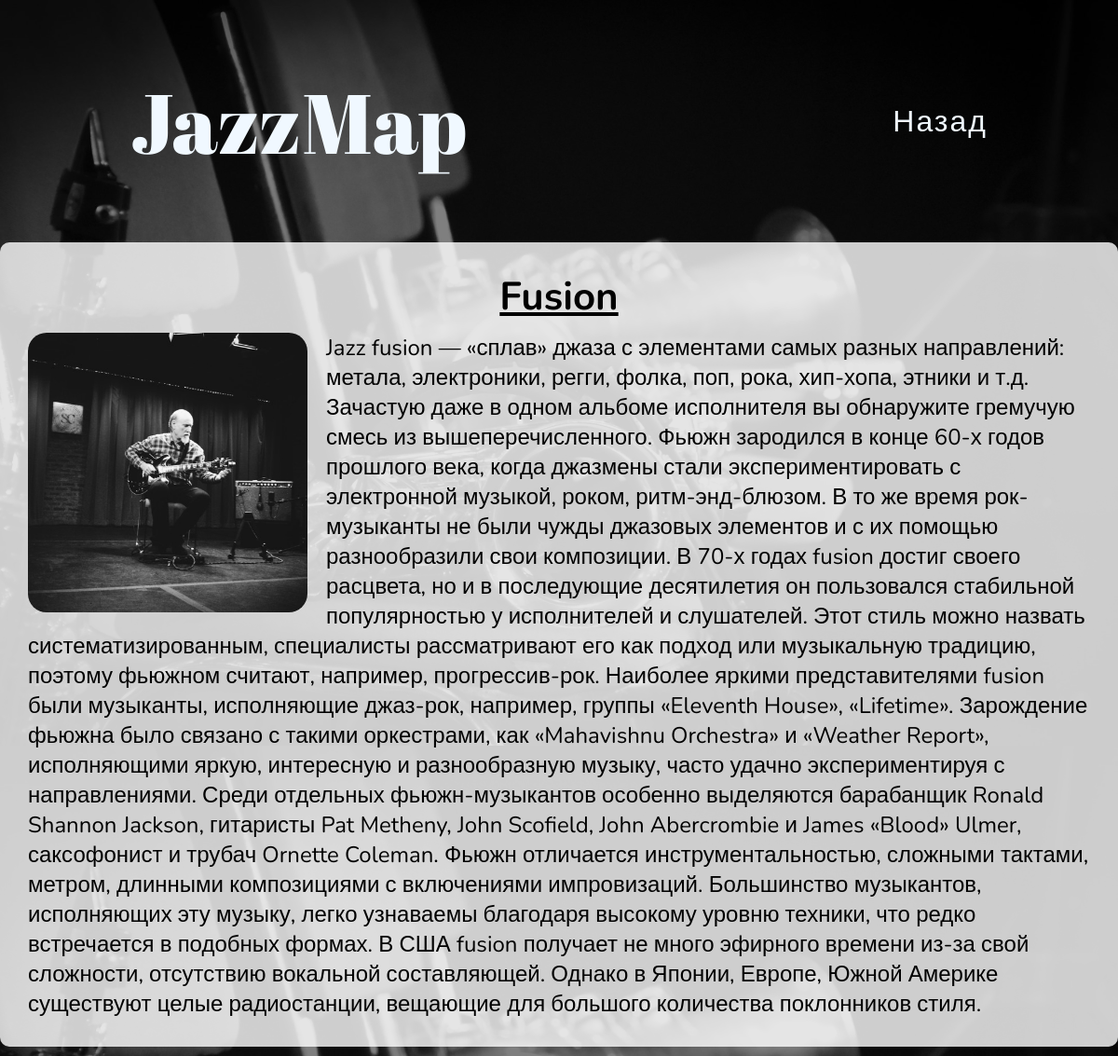
Screenshot of /genres/fusion/ with the database file from the repository.
### genres/models.py (models this page shows, shortened)
class Genre(models.Model):
    name = models.CharField(max_length=30, null=False, verbose_name="Название")
    image = models.ImageField(upload_to=f'genres/images/', null=False, verbose_name="Изображение")
    text = models.TextField(null=False, verbose_name="Статья")
    slug = models.SlugField(max_length=200, unique=True, blank=True, null=True, verbose_name='URL')
    class Meta:
        verbose_name = "Жанр"
        verbose_name_plural = "Жанры"

### genres/views.py (the view)
# urls.py: path('<slug:genre_slug>/', show_genre, name='show_genre'),
def show_genre(request, genre_slug):
    genre = Genre.objects.filter(slug=genre_slug)
    print(genre[0].name, genre[0].image.url)
    return render(request, 'genres/genre.html', {"genre": genre[0]})

### genres/templates/genres/genre.html
{% extends "base.html" %}
{% load static %}
{% block header %}
<a class="main-nav-ref" id="styles-ref" href="{% url 'genres:genres_list' %}">Назад</a>
{% endblock header %}
{% block body %}
<div class="genre-article-container">
    <p class="genre-article-title">{{ genre.name }}</p>
    <text class="genre-article-text">
        <img src="{{ genre.image.url }}" alt="{{ genre.name }}" class="genre-article-image">
        {{ genre.text }}
    </text>
</div>
{% endblock body %}

### static/css/styles.css (style rules this page uses)
html { box-sizing: border-box; width: 100%; height: 100vh; background-image: linear-gradient(rgba(0,0,0,0.5), rgba(0,0,0,0.5)), url('../images/background_image.jpg'); background-position: center; background-size: cover; }
*, *::after, *::before { box-sizing: border-box; margin: 0; padding: 0; }
.main-nav-ref { position: relative; text-decoration: none; color: aliceblue; font-family: "Nunito", sans-serif; font-size: 32px; font-weight: 400; letter-spacing: 2px; }
.main-nav-ref:after { content: ""; position: absolute; background-color: rgb(24, 246, 246); height: 2px; width: 0%; left: 0; bottom: -10px; transition: 0.5s; }
.genre-article-container { width: 1600px; background-color: rgba(255, 255, 255, 0.8); border-radius: 10px; padding: 30px 30px; margin: 0 auto; margin-bottom: 10px; display: block; justify-content: center; }
.genre-article-image { width: 300px; height: 300px; border-radius: 20px; float: left; margin-right: 20px; }
.genre-article-title { color:black; font-family: "Nunito", sans-serif; font-size: 42px; font-weight: bold; text-decoration: underline; text-align: center; margin-bottom: 10px; }
.genre-article-text { color: black; font-family: "Nunito", sans-serif; font-size: 24px; text-align: justify; max-width: 1500px; max-height: 700px; }

### rows the page displays
Genre: name "Fusion", image (picture), text "Jazz fusion — «сплав» джаза с элементами самых разных направлений: метала, электроники, регги, фолка, поп, рока, хип-хопа, этники и т.д. Зачастую даже в одном альбоме исполнителя вы обнаружите гремучую смесь из вышеперечисленного. Фьюжн зародился в конце 60-х годов прошлого века, когда джазмены стали экспериментировать с электронной музыкой, роком, ритм-энд-блюзом. В то же время рок-музыканты не были чужды джазовых элементов и с их помощью разнообразили свои композиции. В 70-х годах fusion достиг своего расцвета, но и в последующие десятилетия он пользовался стабильной популярностью у исполнителей и слушателей. Этот стиль можно назвать систематизированным, специалисты рассматривают его как…"
